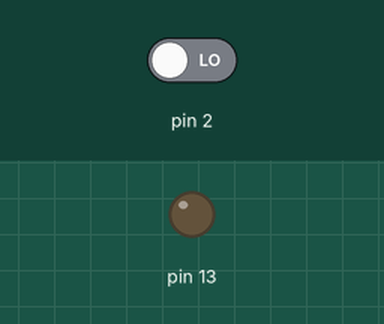
This sketch was run on a simulated Arduino Uno, built with avr-gcc and run on an emulated ATmega328P. Shown: output pins drawn as LEDs (lit = HIGH). Dashed ring = blinking. Inputs (shaded band) come from the test bench; at power-on: pin 2 LOW. What the sketch prints to the serial monitor is not drawn.

Above: at 1.2 s.
1.3 s: pin 2 driven HIGH
At 1.7 s:
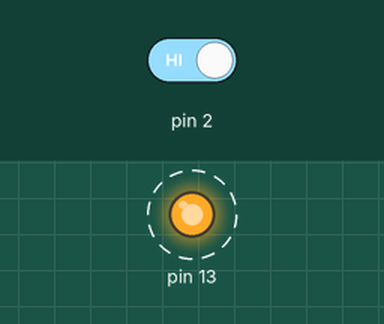
4.3 s: pin 2 driven LOW
At 5.3 s:
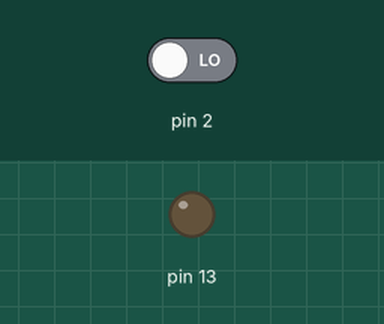
Timing chart, 0 to 7.3 s (numbered marks = the images above; inputs shaded):
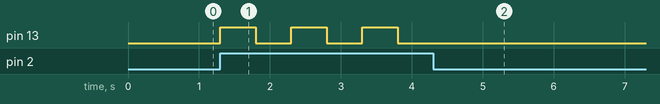

Measured:
- after the input at 1.3 s, pin 13: alternates HIGH for 0.50 s and LOW for 0.50 s, starting at once
- after the input at 4.3 s, pin 13: stops changing and stays LOW

The sketch:

switch_LED.ino
```cpp
static int ledStatus;
static unsigned long lastDebounceTime;
#define DEBOUNCE_DELAY 500

void setup(){
  Serial.begin(9600);
  pinMode(2, INPUT);
  pinMode(13, OUTPUT);
  ledStatus = LOW;
  digitalWrite(13, ledStatus);
}

void updateLed(){
  unsigned long currentTime = millis();
  if((currentTime - lastDebounceTime) > DEBOUNCE_DELAY){
    lastDebounceTime = currentTime;
    ledStatus = ledStatus == HIGH ? LOW : HIGH;
    digitalWrite(13, ledStatus);
    Serial.print("S"); // meaning the code is used for switch
    Serial.print(ledStatus);
    Serial.print("E"); // meaning end
  }
}

void loop(){
  int switchStatus = digitalRead(2);
  if(switchStatus == HIGH){
    updateLed();
  }
}
```
